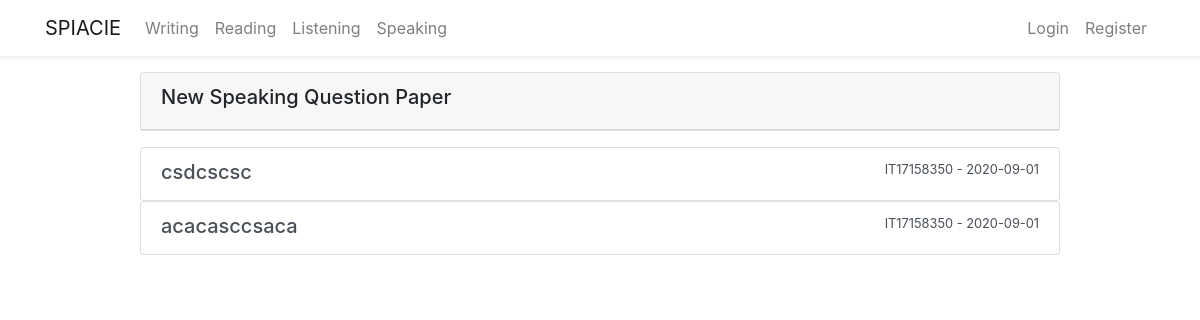
The page /speaking on the database as committed earlier.
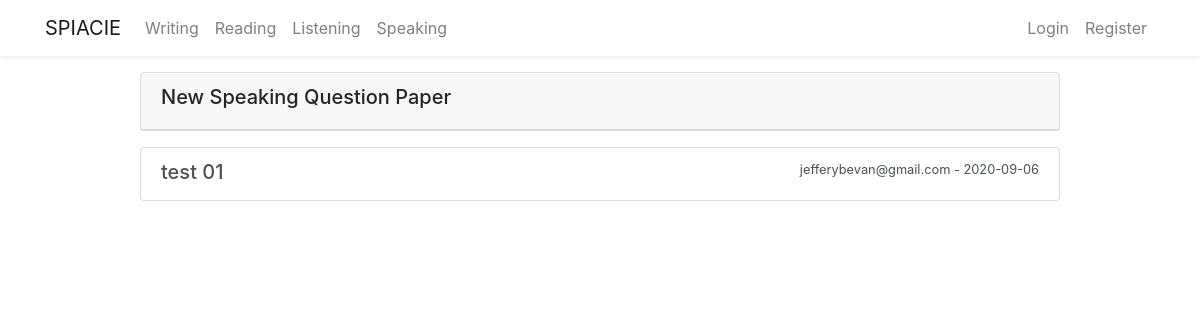
The same page on the database as committed later.
### flaskblog/models.py (models this page shows, shortened)
class Speaking(db.Model):
    id = db.Column(db.Integer, primary_key=True)
    title = db.Column(db.String(300), unique=True, nullable=False)
    question_01 = db.Column(db.String(500), nullable=False)
    question_02 = db.Column(db.String(500), nullable=False)
    question_03 = db.Column(db.String(500), nullable=False)
    question_04 = db.Column(db.String(500), nullable=False)
    question_05 = db.Column(db.String(500), nullable=False)
    date_posted = db.Column(db.DateTime, nullable=False,
                            default=datetime.now())
    user_id = db.Column(db.Integer, db.ForeignKey('user.id'), nullable=False)

class User(db.Model, UserMixin):
    id = db.Column(db.Integer, primary_key=True)
    firstname = db.Column(db.String(20), nullable=False)
    lastname = db.Column(db.String(20), nullable=False)
    username = db.Column(db.String(20), unique=True, nullable=False)
    email = db.Column(db.String(20), unique=True, nullable=False)
    password = db.Column(db.String(20), nullable=False)
    image_file = db.Column(db.String(20), nullable=False,
                           default='default.jpg')
    post = db.relationship('Post', backref='author', lazy=True)
    writingpaper = db.relationship(
        'Writingpaper', backref='wcreator', lazy=True)
    writinganswer = db.relationship(
        'Writingpaperanswer', backref='wcandidate', lazy=True)
    speaking = db.relationship(
        'Speaking', backref='vspeak', lazy=True)
    speakinganswer = db.relationship(
        'Speakinganswer', backref='speakanswer', lazy=True)
    speakingquestion = db.relationship(
        'Speakingquestion', backref='speakquestion', lazy=True)
    Speakinganswersav = db.relationship(
        'Speakinganswersaved', backref='speakinganswersaved', lazy=True)

### flaskblog/speaking/routes.py (the view)
@speaking.route("/speaking")
def speak():
    speakings = Speaking.query.all()
    return render_template('speaking.html', speakings=speakings)

### flaskblog/templates/speaking.html (shortened to what this page needs)
{% extends 'layout.html' %} {% block content %}
<div class="row justify-content-center mt-3">
  <div class="col-md-10">
    <div class="card mb-3">
      <div class="card-header">
        <h5>New Speaking Question Paper</h5>
      </div>
    </div>
    {% for speaking in speakings %}
    <div class="list-group">
      <a
        href="{{ url_for('speaking.show_speaking', speaking_id= speaking.id )}}"
        class="list-group-item list-group-item-action"
      >
        <div class="d-flex w-100 justify-content-between">
          <h5 class="mb-1">{{ speaking.title }}</h5>
          <small>
            {{ speaking.vspeak.username }} -
            {{speaking.date_posted.strftime('%Y-%m-%d') }}</small
          >
        </div>
      </a>
    </div>
    {% endfor %}
  </div>
</div>
{% endblock content %}

Rows that differ between the two databases and show on the page:
removed Speaking: title "csdcscsc", vspeak.username "IT17158350", date_posted "2020-09-01"
removed Speaking: title "acacasccsaca", vspeak.username "IT17158350", date_posted "2020-09-01"
added Speaking: title "test 01", vspeak.username "jefferybevan@gmail.com", date_posted "2020-09-06"
